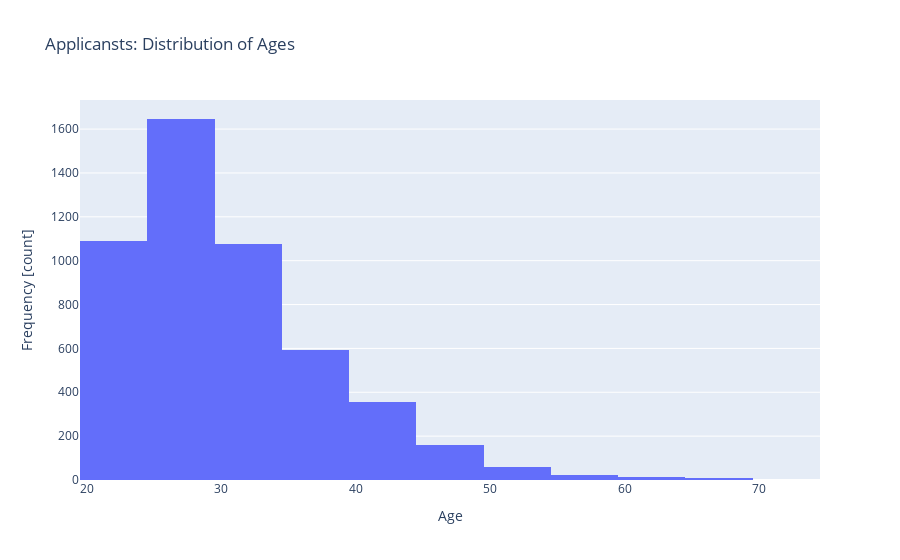

Notebook source saved alongside this figure:
### Markdown cell above
Applicant Age Histogram

### Code cell
def build_age_hist():
    # Create histogram of `ages`
    fig = px.histogram(
        x=ages, 
        nbins=20,
        title="Applicansts: Distribution of Ages"
    )
    # Set axis labels
    fig.update_layout(xaxis_title="Age", yaxis_title="Frequency [count]")
    return fig


age_fig = build_age_hist()
print("age_fig type:", type(age_fig))
age_fig.show();

### Figure 1 — Plotly figure (JSON) as saved in the notebook; plotly's stock layout.template omitted (floating-point values rounded to 4 significant figures; data arrays with more than 128 entries replaced by an {"elided": "..."} marker saying what was removed)
{"data": [{"alignmentgroup": "True", "bingroup": "x", "hovertemplate": "x=%{x}<br>count=%{y}<extra></extra>", "legendgroup": "", "marker": {"color": "#636efa", "pattern": {"shape": ""}}, "name": "", "nbinsx": 20, "offsetgroup": "", "orientation": "v", "showlegend": false, "type": "histogram", "x": {"elided": "5025 int values"}, "xaxis": "x", "yaxis": "y"}], "layout": {"barmode": "relative", "legend": {"tracegroupgap": 0}, "title": {"text": "Applicansts: Distribution of Ages"}, "xaxis": {"anchor": "y", "domain": [0, 1], "title": {"text": "Age"}}, "yaxis": {"anchor": "x", "domain": [0, 1], "title": {"text": "Frequency [count]"}}}}
